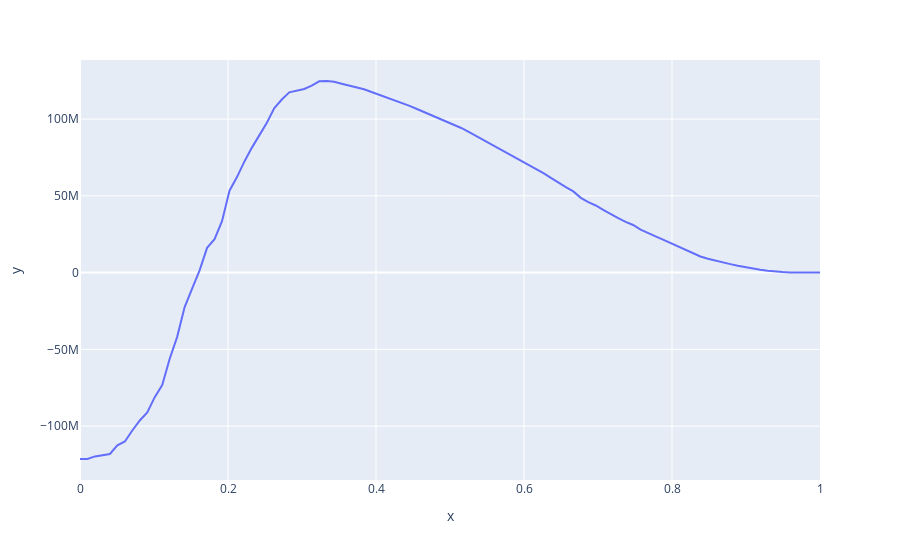

Write notebook code for a chart like this one.
### Code cell
def analyse_pnl(taux=0.04, default_rate=1):
    threshold_list = np.linspace(0, 1, 100)
    pnl_list = []

    for threshold in threshold_list:
        v = 0
        for m, y_true, y_pred_proba in zip(
            montant_list, y_true_list, y_pred_proba_list
        ):
            v += calcul_pnl_one_complexe(
                m,
                y_true=y_true,
                y_pred_proba=y_pred_proba,
                threshold=threshold,
                default_rate=default_rate,
                taux=taux,
            )
        pnl_list.append(v)


fig = px.line(x=threshold_list, y=pnl_list)
fig.show()
